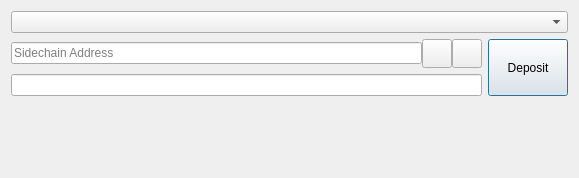
<?xml version="1.0" encoding="UTF-8"?>
<ui version="4.0">
 <class>SidechainDepositDialog</class>
 <widget class="QDialog" name="SidechainDepositDialog">
  <property name="geometry">
   <rect>
    <x>0</x>
    <y>0</y>
    <width>579</width>
    <height>178</height>
   </rect>
  </property>
  <property name="windowTitle">
   <string>Dialog</string>
  </property>
  <layout class="QGridLayout" name="gridLayout">
   <item row="2" column="1" rowspan="2">
    <widget class="QPushButton" name="pushButtonDeposit">
     <property name="sizePolicy">
      <sizepolicy hsizetype="Minimum" vsizetype="Minimum">
       <horstretch>0</horstretch>
       <verstretch>0</verstretch>
      </sizepolicy>
     </property>
     <property name="text">
      <string>Deposit</string>
     </property>
     <property name="icon">
      <iconset resource="../bitcoin.qrc">
       <normaloff>:/icons/send</normaloff>:/icons/send</iconset>
     </property>
    </widget>
   </item>
   <item row="3" column="0">
    <layout class="QHBoxLayout" name="horizontalLayoutAmount" stretch="0">
     <item>
      <widget class="BitcoinAmountField" name="payAmount"/>
     </item>
    </layout>
   </item>
   <item row="0" column="0" colspan="2">
    <widget class="QComboBox" name="comboBoxSidechains">
     <property name="maxCount">
      <number>2147483647</number>
     </property>
    </widget>
   </item>
   <item row="4" column="0" colspan="2">
    <spacer name="verticalSpacer">
     <property name="orientation">
      <enum>Qt::Vertical</enum>
     </property>
     <property name="sizeHint" stdset="0">
      <size>
       <width>20</width>
       <height>40</height>
      </size>
     </property>
    </spacer>
   </item>
   <item row="2" column="0">
    <layout class="QHBoxLayout" name="payToLayout">
     <property name="spacing">
      <number>0</number>
     </property>
     <item>
      <widget class="QValidatedLineEdit" name="payTo">
       <property name="toolTip">
        <string>The Bitcoin address to send the payment to</string>
       </property>
       <property name="text">
        <string/>
       </property>
       <property name="placeholderText">
        <string>Sidechain Address</string>
       </property>
       <property name="clearButtonEnabled">
        <bool>false</bool>
       </property>
      </widget>
     </item>
     <item>
      <widget class="QToolButton" name="pushButtonPaste">
       <property name="toolTip">
        <string>Paste address from clipboard</string>
       </property>
       <property name="text">
        <string/>
       </property>
       <property name="icon">
        <iconset resource="../bitcoin.qrc">
         <normaloff>:/icons/editpaste</normaloff>:/icons/editpaste</iconset>
       </property>
       <property name="iconSize">
        <size>
         <width>22</width>
         <height>22</height>
        </size>
       </property>
       <property name="shortcut">
        <string>Alt+P</string>
       </property>
      </widget>
     </item>
     <item>
      <widget class="QToolButton" name="pushButtonClear">
       <property name="toolTip">
        <string>Remove this entry</string>
       </property>
       <property name="text">
        <string/>
       </property>
       <property name="icon">
        <iconset resource="../bitcoin.qrc">
         <normaloff>:/icons/remove</normaloff>:/icons/remove</iconset>
       </property>
       <property name="iconSize">
        <size>
         <width>22</width>
         <height>22</height>
        </size>
       </property>
      </widget>
     </item>
    </layout>
   </item>
  </layout>
 </widget>
 <customwidgets>
  <customwidget>
   <class>QValidatedLineEdit</class>
   <extends>QLineEdit</extends>
   <header>qvalidatedlineedit.h</header>
  </customwidget>
  <customwidget>
   <class>BitcoinAmountField</class>
   <extends>QLineEdit</extends>
   <header>bitcoinamountfield.h</header>
   <container>1</container>
  </customwidget>
 </customwidgets>
 <resources>
  <include location="../bitcoin.qrc"/>
 </resources>
 <connections/>
</ui>
